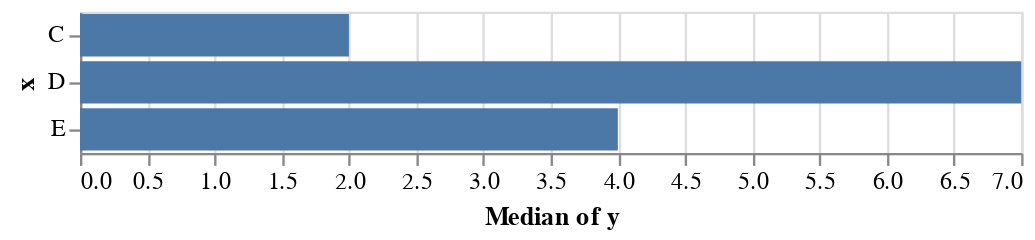

The notebook cell this image was saved under:
### Code cell
alt.Chart(df).mark_bar().encode(
      alt.Y('x',type='nominal'),
      alt.X('y',type='quantitative',aggregate = 'median')
)

### Figure 1 — Vega-Lite specification as saved in the notebook (floating-point values rounded to 4 significant figures)
{"config": {"view": {"continuousWidth": 400, "continuousHeight": 300}}, "data": {"name": "data-34c81466daa8eec198d9f2eca27e530c"}, "mark": "bar", "encoding": {"x": {"type": "quantitative", "aggregate": "median", "field": "y"}, "y": {"type": "nominal", "field": "x"}}, "$schema": "https://vega.github.io/schema/vega-lite/v4.0.0.json", "datasets": {"data-34c81466daa8eec198d9f2eca27e530c": [{"x": "C", "y": 1}, {"x": "C", "y": 2}, {"x": "C", "y": 4}, {"x": "D", "y": 9}, {"x": "D", "y": 7}, {"x": "D", "y": 1}, {"x": "E", "y": 6}, {"x": "E", "y": 4}, {"x": "E", "y": 3}]}}
